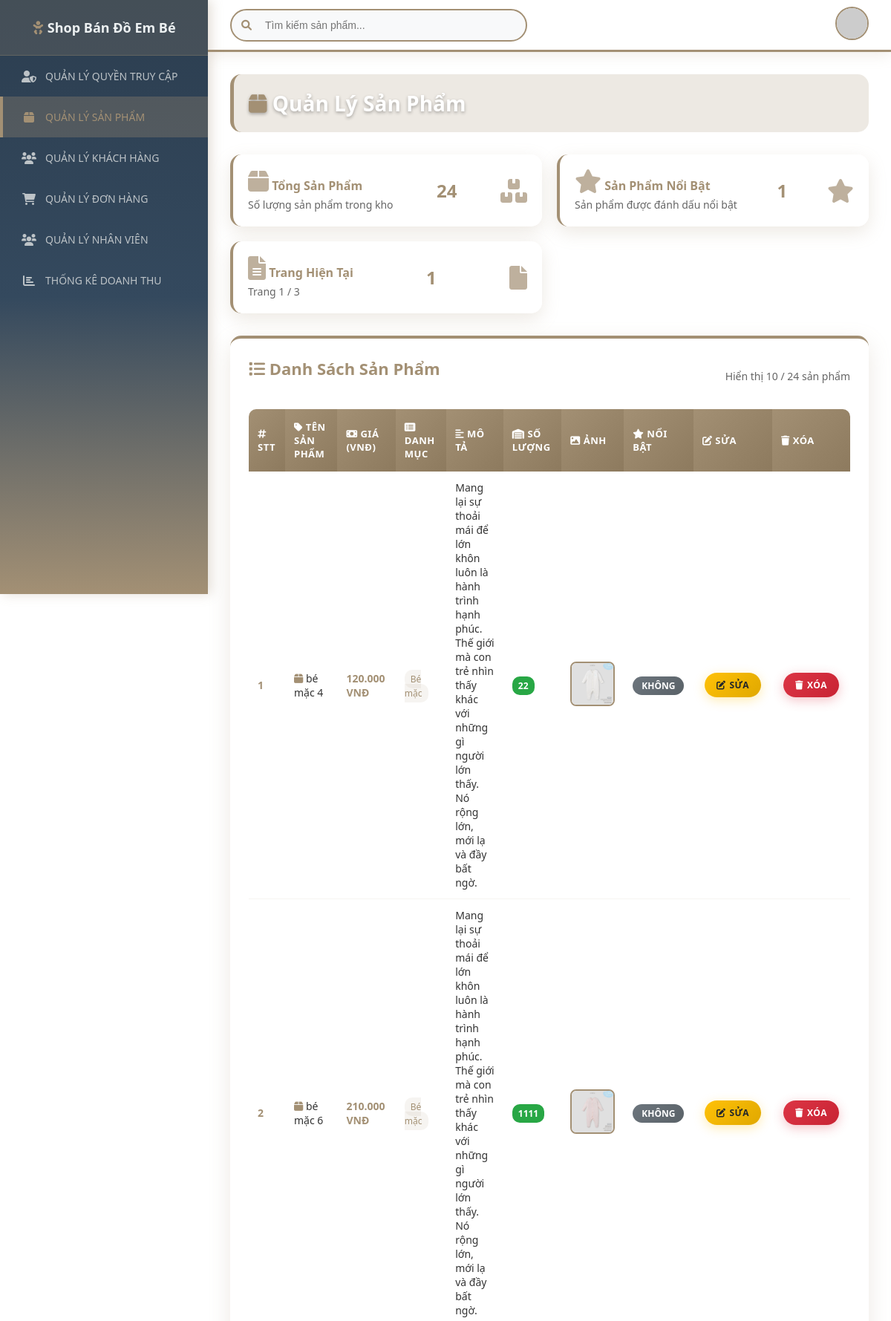
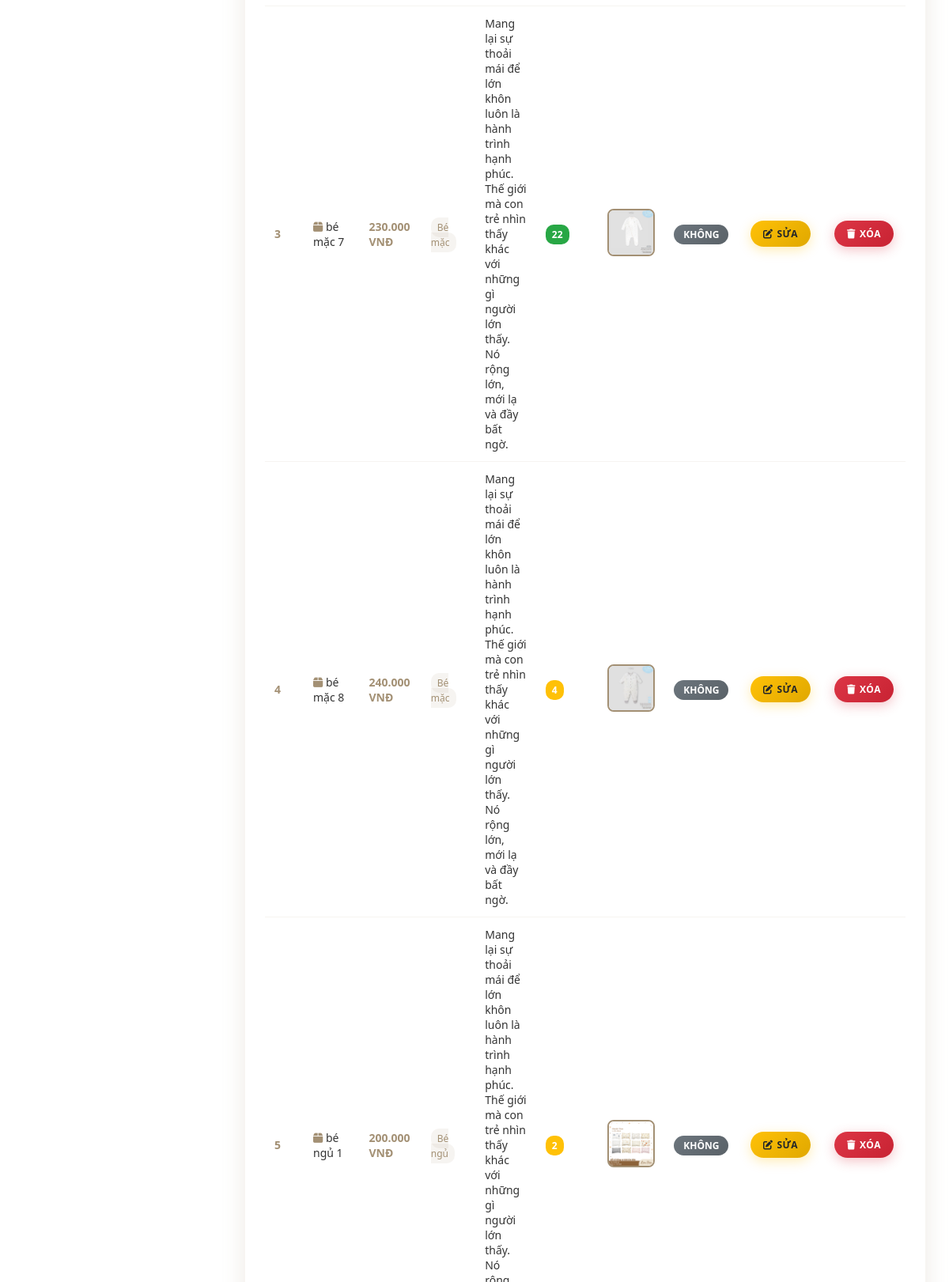
The page /Frontend_web/QLsanpham_admin.php (upper part) on the database its author committed (2 pictures, top to bottom).
### tables this page shows
CREATE TABLE `sanpham` (
  `id` int(11) NOT NULL,
  `ten_san_pham` varchar(255) NOT NULL,
  `gia` decimal(10,2) NOT NULL,
  `loai_san_pham` varchar(100) NOT NULL,
  `mo_ta` text DEFAULT NULL,
  `so_luong` int(11) NOT NULL,
  `anh_san_pham` varchar(255) DEFAULT NULL,
  `san_pham_noi_bat` tinyint(1) DEFAULT 0
);

### Frontend_web/QLsanpham_admin.php (the view, shortened to what this page needs)
<?php
$conn = new mysqli('127.0.0.1', 'root', '', 'newborn_shop1');
$products_per_page = 10;
$page = isset($_GET['page']) ? (int)$_GET['page'] : 1;
$page = max($page, 1);
$offset = ($page - 1) * $products_per_page;
$total_products_sql = "SELECT COUNT(*) as total FROM sanpham";
$total_products_result = $conn->query($total_products_sql);
$total_products_row = $total_products_result->fetch_assoc();
$total_products = $total_products_row['total'];
$total_pages = ceil($total_products / $products_per_page);
$sql = "SELECT * FROM sanpham LIMIT $products_per_page OFFSET $offset";
$result = $conn->query($sql);
?>
<!DOCTYPE html>
<html lang="vi">
<head>
    <link href="https://cdnjs.cloudflare.com/ajax/libs/font-awesome/6.0.0/css/all.min.css" rel="stylesheet">
</head>
<body>
     <div id="menu" class="sidebar">
        <h2><i class="fas fa-baby icon-primary"></i> Shop Bán Đồ Em Bé</h2>
        <a href="../Frontend_web/phanquyen.php" class="">
            <i class="fas fa-user-shield"></i>
            QUẢN LÝ QUYỀN TRUY CẬP
        </a>
          <a href="./QLsanpham_admin.php" class="active">
            <i class="fas fa-box"></i>
            QUẢN LÝ SẢN PHẨM
        </a>
        <a href="./QLkhachhang_admin.php" class="">
            <i class="fas fa-users"></i>
            QUẢN LÝ KHÁCH HÀNG
        </a>
        <a href="./QLdonhang_admin.php" class="">
            <i class="fas fa-shopping-cart"></i>
            QUẢN LÝ ĐƠN HÀNG
        </a>
        <a href="../Frontend_web/thongtinnguoidung.php">
            <i class="fas fa-users"></i>
            QUẢN LÝ NHÂN VIÊN
        </a>
        <a href="./Thongke.php">
            <i class="fas fa-chart-bar"></i>
            THỐNG KÊ DOANH THU
        </a>
    </div>
    <div class="header">
        <div class="search-bar">
            <input type="text" placeholder="Tìm kiếm sản phẩm..." id="searchInput">
        </div>
        <div class="avatar">
            <img src="https://via.placeholder.com/45" alt="Admin">
        </div>
    </div>
    <div class="content">
        <h2 class="page-title">
            <i class="fas fa-box icon-primary"></i> Quản Lý Sản Phẩm
        </h2>
        <div class="stats-container">
            <div class="stats-card">
                <div class="info">
                    <h3><i class="fas fa-box icon-primary"></i> Tổng Sản Phẩm</h3>
                    <p>Số lượng sản phẩm trong kho</p>
                </div>
                <div class="number"><?php echo $total_products; ?></div>
                <i class="fas fa-boxes"></i>
            </div>
            <div class="stats-card">
                <div class="info">
                    <h3><i class="fas fa-star icon-primary"></i> Sản Phẩm Nổi Bật</h3>
                    <p>Sản phẩm được đánh dấu nổi bật</p>
                </div>
                <div class="number">
                    <?php
                    $featured_sql = "SELECT COUNT(*) as featured FROM sanpham WHERE san_pham_noi_bat = 1";
                    $featured_result = $conn->query($featured_sql);
                    $featured_row = $featured_result->fetch_assoc();
                    echo $featured_row['featured'];
                    ?>
                </div>
                <i class="fas fa-star"></i>
            </div>
            <div class="stats-card">
                <div class="info">
                    <h3><i class="fas fa-file-alt icon-primary"></i> Trang Hiện Tại</h3>
                    <p>Trang <?php echo $page; ?> / <?php echo $total_pages; ?></p>
                </div>
                <div class="number"><?php echo $page; ?></div>
                <i class="fas fa-file"></i>
            </div>
        </div>
        <div class="table-container">
            <div style="display: flex; align-items: center; justify-content: space-between; margin-bottom: 20px;">
                <h2><i class="fas fa-list icon-primary"></i> Danh Sách Sản Phẩm</h2>
                <span style="color: #666; font-size: 14px;">
                    Hiển thị <?php echo min($products_per_page, $total_products - ($page - 1) * $products_per_page); ?> / <?php echo $total_products; ?> sản phẩm
                </span>
            </div>
            <table>
                <thead>
                    <tr>
                        <th><i class="fas fa-hashtag"></i> STT</th>
                        <th><i class="fas fa-tag"></i> Tên sản phẩm</th>
                        <th><i class="fas fa-money-bill"></i> Giá (VNĐ)</th>
                        <th><i class="fas fa-list-alt"></i> Danh mục</th>
                        <th><i class="fas fa-align-left"></i> Mô tả</th>
                        <th><i class="fas fa-warehouse"></i> Số lượng</th>
                        <th><i class="fas fa-image"></i> Ảnh</th>
                        <th><i class="fas fa-star"></i> Nổi bật</th>
                        <th><i class="fas fa-edit"></i> Sửa</th>
                        <th><i class="fas fa-trash"></i> Xóa</th>
                    </tr>
                </thead>
                <tbody id="product-list">
                    <?php
                    $stt = ($page - 1) * $products_per_page + 1;
                    if ($result->num_rows > 0) {
                        while ($row = $result->fetch_assoc()) {
                            echo "<tr>";
                            echo "<td><strong style='color: #a39074;'>" . $stt++ . "</strong></td>";
                            echo "<td><i class='fas fa-box icon-primary'></i> " . htmlspecialchars($row['ten_san_pham']) . "</td>";
                            echo "<td><strong style='color: #a39074;'>" . number_format($row['gia'], 0, ',', '.') . " VNĐ</strong></td>";
                            echo "<td><span style='background: rgba(163, 144, 116, 0.1); color: #a39074; padding: 4px 8px; border-radius: 10px; font-size: 12px;'>" . htmlspecialchars($row['loai_san_pham']) . "</span></td>";
                            echo "<td style='max-width: 200px; overflow: hidden;'>" . htmlspecialchars($row['mo_ta']) . "</td>";
                            echo "<td><span style='background: " . ($row['so_luong'] > 10 ? '#28a745' : ($row['so_luong'] > 0 ? '#ffc107' : '#dc3545')) . "; color: white; padding: 4px 8px; border-radius: 10px; font-size: 12px; font-weight: 600;'>" . htmlspecialchars($row['so_luong']) . "</span></td>";
                            if (!empty($row['anh_san_pham'])) {
                                echo "<td><img src='/QL_web_new_born/Frontend_web/" . htmlspecialchars($row['anh_san_pham']) . "' alt='Product Image'></td>";
                            } else {
                                echo "<td><div style='width: 60px; height: 60px; background: #f8f9fa; border: 2px dashed #a39074; border-radius: 8px; display: flex; align-items: center; justify-content: center; color: #a39074;'><i class='fas fa-image'></i></div></td>";
                            }
                            echo "<td><span class='featured-badge " . ($row['san_pham_noi_bat'] ? 'featured-yes' : 'featured-no') . "'>" . ($row['san_pham_noi_bat'] ? 'Có' : 'Không') . "</span></td>";
                            echo "<td><a href='sua.php?id=" . $row['id'] . "' class='btn btn-warning'><i class='fas fa-edit'></i> Sửa</a></td>";
                            echo "<td><a href='../Backend_sanpham/xoa_sanpham.php?id=" . $row['id'] . "' class='btn btn-danger' onclick='return confirm(\"Bạn có chắc chắn muốn xóa sản phẩm này?\")'><i class='fas fa-trash'></i> Xóa</a></td>";
                            echo "</tr>";
                        }
                    } else {
                        echo "<tr><td colspan='10' style='text-align: center; padding: 40px; color: #a39074;'>
                            <i class='fas fa-box-open' style='font-size: 48px; margin-bottom: 15px; display: block; color: #a39074;'></i>
                            <strong>Không có sản phẩm nào</strong>
                        </td></tr>";
                    }
                    ?>
                </tbody>
            </table>
        </div>
    </div>
</body>
</html>

### rows shown on the page
sanpham: ten_san_pham "bé mặc 4", gia "120.000", loai_san_pham "Bé mặc", mo_ta "Mang lại sự thoải mái để lớn khôn luôn là hành trình hạnh phúc. Thế giới mà con trẻ nhìn thấy khác với những gì người lớn thấy. Nó rộng lớn, mới lạ và đầy bất ngờ.", so_luong "22", anh_san_pham (picture), san_pham_noi_bat "KHÔNG"
sanpham: ten_san_pham "bé mặc 6", gia "210.000", loai_san_pham "Bé mặc", mo_ta "Mang lại sự thoải mái để lớn khôn luôn là hành trình hạnh phúc. Thế giới mà con trẻ nhìn thấy khác với những gì người lớn thấy. Nó rộng lớn, mới lạ và đầy bất ngờ.", so_luong "1111", anh_san_pham (picture), san_pham_noi_bat "KHÔNG"
sanpham: ten_san_pham "bé mặc 7", gia "230.000", loai_san_pham "Bé mặc", mo_ta "Mang lại sự thoải mái để lớn khôn luôn là hành trình hạnh phúc. Thế giới mà con trẻ nhìn thấy khác với những gì người lớn thấy. Nó rộng lớn, mới lạ và đầy bất ngờ.", so_luong "22", anh_san_pham (picture), san_pham_noi_bat "KHÔNG"
sanpham: ten_san_pham "bé mặc 8", gia "240.000", loai_san_pham "Bé mặc", mo_ta "Mang lại sự thoải mái để lớn khôn luôn là hành trình hạnh phúc. Thế giới mà con trẻ nhìn thấy khác với những gì người lớn thấy. Nó rộng lớn, mới lạ và đầy bất ngờ.", so_luong "4", anh_san_pham (picture), san_pham_noi_bat "KHÔNG"
sanpham: ten_san_pham "bé ngủ 1", gia "200.000", loai_san_pham "Bé ngủ", so_luong "2", anh_san_pham (picture), san_pham_noi_bat "KHÔNG"

### other values the page prints
$total_products "24"
$featured_row['featured'] "1"
$page "1"
$total_pages "3"
